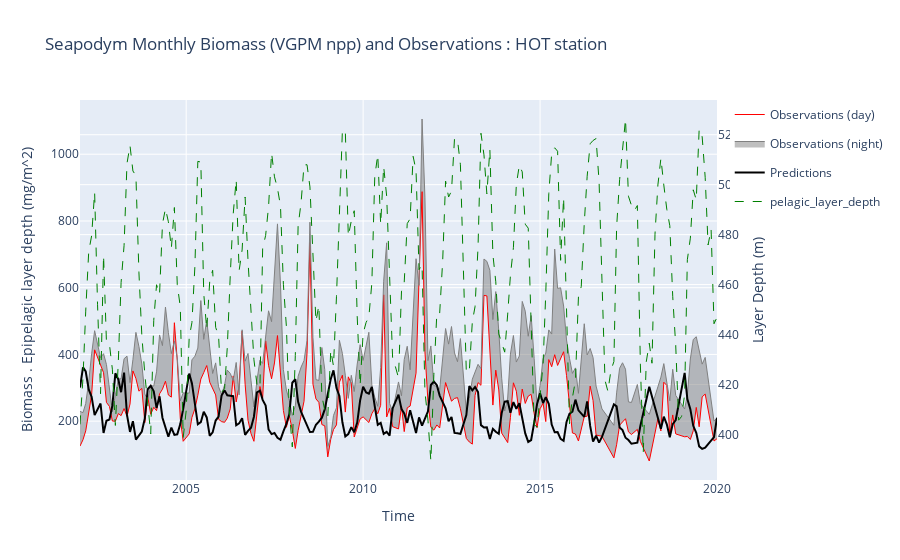

Write notebook code for a chart like this one.
### Code cell
fig = go.Figure(
    layout={
        "title": "Seapodym Monthly Biomass (VGPM npp) and Observations : HOT station",
        "xaxis": {"title": "Time"},
        "yaxis": {"title": "Biomass . Epipelagic layer depth (mg/m^2)"},
    }
)


fig.add_trace(
    go.Scatter(
        x=monthly_data.index,
        y=monthly_data["Observations (day)"],
        fill=None,
        mode="lines",
        line={"color": "red", "width": 1},
        name="Observations (day)",
    )
)

fig.add_trace(
    go.Scatter(
        x=monthly_data.index,
        y=monthly_data["Observations (night)"],
        fill="tonexty",
        mode="lines",
        line={"color": "grey", "width": 1},
        name="Observations (night)",
    )
)
fig.add_trace(
    go.Scatter(
        x=monthly_data.index,
        y=monthly_data["Predictions"],
        fill=None,
        mode="lines",
        line={"color": "black"},
        name="Predictions",
    )
)
fig.add_trace(px.line(monthly_layer).data[0])
fig.update_traces(
    yaxis="y2",
    selector={"name": "pelagic_layer_depth"},
    line={"color": "green", "width": 1, "dash": "dash"},
)
fig.update_layout(yaxis2={"title": "Layer Depth (m)", "overlaying": "y", "side": "right"})

fig.show()

### Figure 1 — Plotly figure (JSON) as saved in the notebook; plotly's stock layout.template omitted (floating-point values rounded to 4 significant figures; data arrays with more than 128 entries replaced by an {"elided": "..."} marker saying what was removed)
{"data": [{"line": {"color": "red", "width": 1}, "mode": "lines", "name": "Observations (day)", "type": "scatter", "x": {"elided": "198 str values"}, "y": {"elided": "198 float values"}}, {"fill": "tonexty", "line": {"color": "grey", "width": 1}, "mode": "lines", "name": "Observations (night)", "type": "scatter", "x": {"elided": "198 str values"}, "y": {"elided": "198 float values"}}, {"line": {"color": "black"}, "mode": "lines", "name": "Predictions", "type": "scatter", "x": {"elided": "198 str values"}, "y": {"elided": "198 float values"}}, {"hovertemplate": "variable=pelagic_layer_depth<br>time=%{x}<br>value=%{y}<extra></extra>", "legendgroup": "pelagic_layer_depth", "line": {"color": "green", "dash": "dash", "width": 1}, "marker": {"symbol": "circle"}, "mode": "lines", "name": "pelagic_layer_depth", "orientation": "v", "showlegend": true, "type": "scatter", "x": {"elided": "217 str values"}, "xaxis": "x", "y": {"elided": "217 float values"}, "yaxis": "y2"}], "layout": {"title": {"text": "Seapodym Monthly Biomass (VGPM npp) and Observations : HOT station"}, "xaxis": {"title": {"text": "Time"}}, "yaxis": {"title": {"text": "Biomass . Epipelagic layer depth (mg/m^2)"}}, "yaxis2": {"overlaying": "y", "side": "right", "title": {"text": "Layer Depth (m)"}}}}
